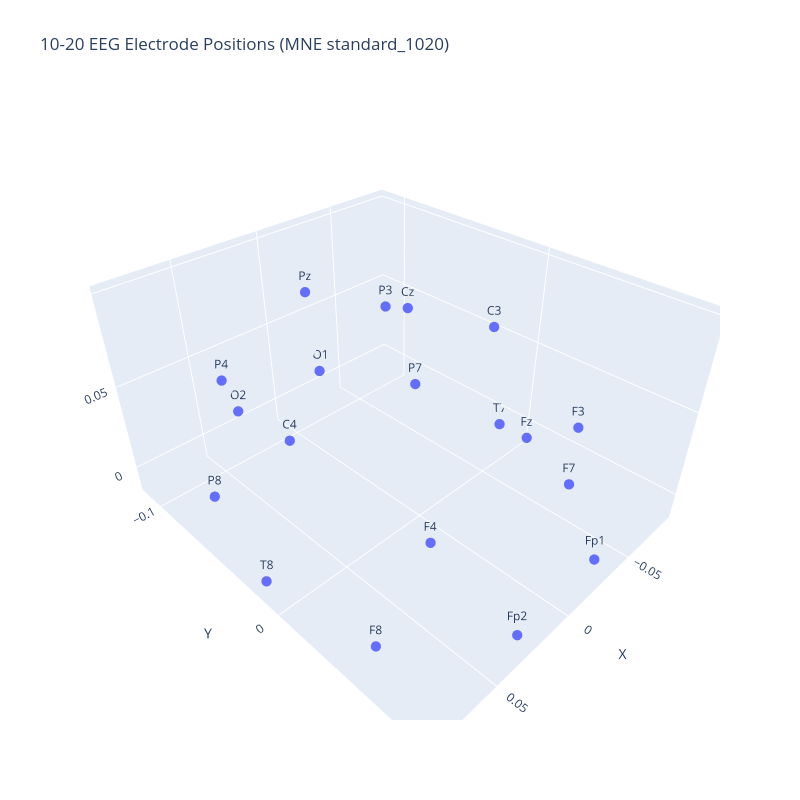

Notebook cell for this chart:
### Code cell
import plotly.graph_objects as go

fig = go.Figure()

# electrodes
fig.add_trace(go.Scatter3d(
    x=x_coords,
    y=y_coords,
    z=z_coords,
    mode="markers+text",
    text=channels,
    textposition="top center",
    marker=dict(size=6)
))

fig.update_layout(
    title="10-20 EEG Electrode Positions (MNE standard_1020)",
    scene=dict(
        xaxis_title="X",
        yaxis_title="Y",
        zaxis_title="Z",
        aspectmode="data"
    ),
    width=800,
    height=800
)

fig.show()

### Figure 1 — Plotly figure (JSON) as saved in the notebook; plotly's stock layout.template omitted (floating-point values rounded to 4 significant figures)
{"data": [{"marker": {"size": 6}, "mode": "markers+text", "text": ["Fp1", "Fp2", "F3", "F4", "C3", "C4", "P3", "P4", "O1", "O2", "F7", "F8", "T7", "T8", "P7", "P8", "Fz", "Cz", "Pz"], "textposition": "top center", "type": "scatter3d", "x": [-0.02944, 0.02987, -0.05024, 0.05184, -0.06536, 0.06712, -0.05301, 0.05567, -0.02941, 0.02984, -0.07026, 0.07304, -0.08416, 0.08508, -0.07243, 0.07306, 0.0003122, 0.0004009, 0.0003247], "y": [0.08392, 0.0849, 0.05311, 0.0543, -0.01163, -0.0109, -0.07879, -0.07856, -0.1124, -0.1122, 0.04247, 0.04442, -0.01602, -0.01502, -0.07345, -0.07307, 0.05851, -0.009167, -0.08111], "z": [-0.00699, -0.00708, 0.04219, 0.04081, 0.06436, 0.06358, 0.05594, 0.05656, 0.008839, 0.0088, -0.01142, -0.012, -0.009346, -0.00949, -0.002487, -0.00254, 0.06646, 0.1002, 0.08261]}], "layout": {"height": 800, "scene": {"aspectmode": "data", "xaxis": {"title": {"text": "X"}}, "yaxis": {"title": {"text": "Y"}}, "zaxis": {"title": {"text": "Z"}}}, "title": {"text": "10-20 EEG Electrode Positions (MNE standard_1020)"}, "width": 800}}
